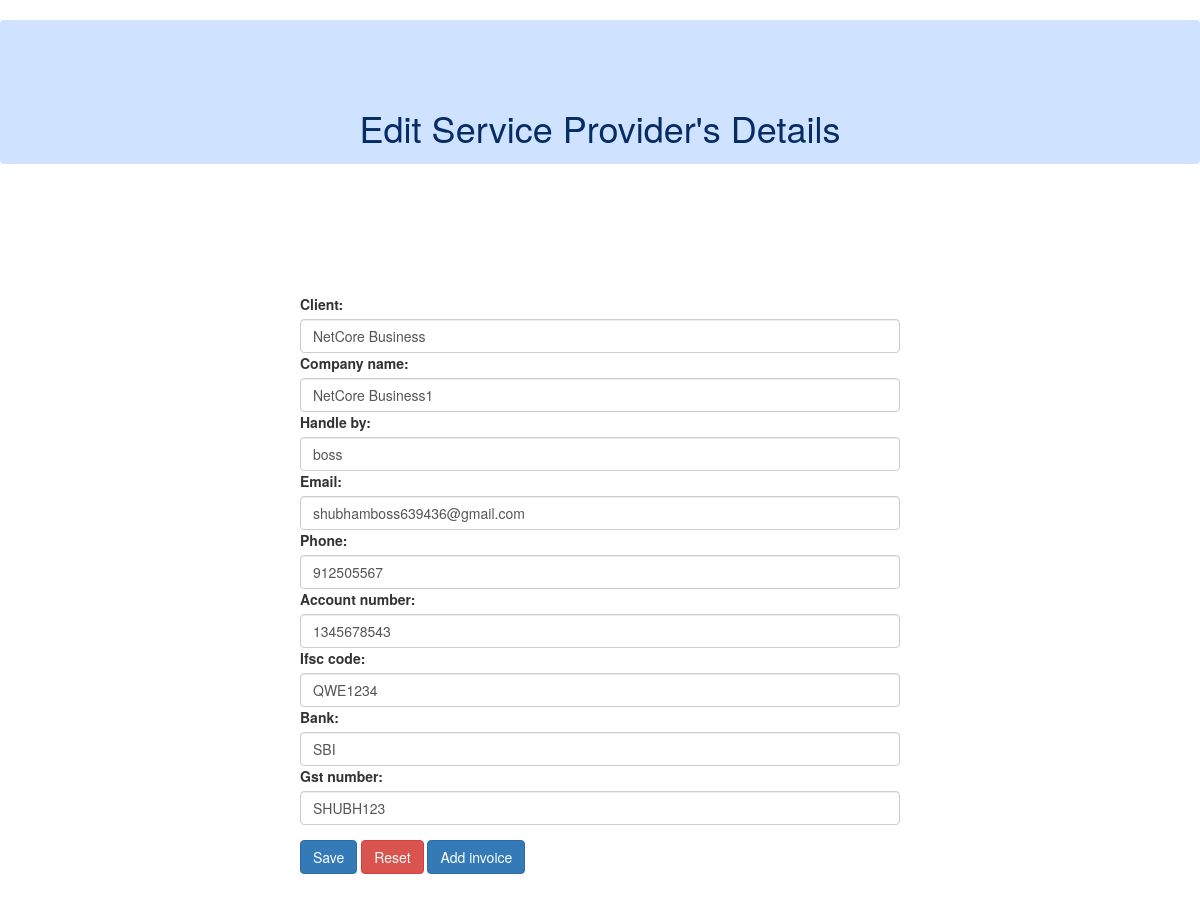
/update_comapny/30 (signed in), run on the app's committed database.
### inv/models.py (models this page shows, shortened)
class AddService(models.Model):
    client= models.ForeignKey(Client_detail, on_delete=models.CASCADE,related_name='AddService',blank=True,null=True)
    company_name=models.CharField(max_length=200)
    handle_by=models.CharField(max_length=200)
    email=models.CharField(max_length=80)
    phone=models.IntegerField()
    account_number=models.IntegerField()
    ifsc_code=models.CharField(max_length=20)
    bank=models.CharField(max_length=20)
    gst_number=models.CharField(max_length=20)

class Client_detail(models.Model):
    company_name = models.CharField(max_length=100)
    gst_number=models.CharField(max_length=50)
    country=models.CharField(max_length=23)
    state=models.CharField(max_length=23)
    address=models.CharField(max_length=34)
    created_at = models.DateTimeField(auto_now_add=True)
    def __str__(self)->str:
        return self.company_name

### inv/views.py (the view)
# urls.py: path('update_comapny/<int:id>',views.update_company,name='update_company'),
def update_company(request,id):
    if request.user.is_authenticated:
        if request.method == 'POST':
            obj=AddService.objects.get(pk=id)
            fm=ServiceProviderForm(request.POST,instance=obj)
            if fm.is_valid():
                fm.save()
                messages.success(request,"sucessfully Updated")
        else:
            obj=AddService.objects.get(pk=id)
            fm=ServiceProviderForm(instance=obj)
        return render(request,'update.html',{'form':fm})
    else:
        return HttpResponseRedirect('/')

### inv/forms.py
class ServiceProviderForm(forms.ModelForm):
    class Meta:
        model=AddService
        fields=['client','company_name','handle_by','email','phone','account_number','ifsc_code','bank','gst_number']
    def __init__(self,*args,**kwargs):
        super(ServiceProviderForm,self).__init__(*args,**kwargs)
        self.fields['client'].widget.attrs['class'] = 'form-control'
        self.fields['company_name'].widget.attrs['class'] = 'form-control'
        self.fields['handle_by'].widget.attrs['class']= 'form-control'
        self.fields['email'].widget.attrs['class'] = 'form-control'
        self.fields['phone'].widget.attrs['class'] = 'form-control'
        self.fields['account_number'].widget.attrs['class'] = 'form-control'
        self.fields['ifsc_code'].widget.attrs['class'] = 'form-control'
        self.fields['bank'].widget.attrs['class'] = 'form-control'
        self.fields['gst_number'].widget.attrs['class'] = 'form-control'

### templates/update.html (shortened to what this page needs)
{% extends 'base.html' %}
{% load static %}
{% block body %}
<h1 class="alert alert-primary text-center "> Edit Service Provider's Details</h1>
  <div class="text-start d-flex justify-content-center align-items-center vh-100">
      <form action="" method="POST" class="w-50">
          {{form}}
          <button  type="submit" class="btn btn-primary mt-4">Save</button>
          <button  type="reset" class="btn btn-danger mt-4">Reset</button>
          <a href="{% url 'add_invoice1' %}" type="button" class="btn btn-primary mt-4">Add invoice</a>
      </form>
  </div>
{% endblock body %}

### data on the page
AddService: client "NetCore Business", handle_by "boss", email "shubhamboss639436@gmail.com", phone "912505567", account_number "1345678543", ifsc_code "QWE1234", bank "SBI", gst_number "SHUBH123"
Client_detail: company_name "NetCore Business1"
